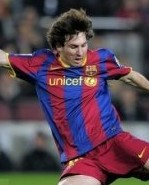
#> input picture 22_Geometric_Transformations/22_Messi.jpg, 149 x 185 px
$ python 22_c_Rotation.py
#> lines starting #> are read from the running program, lines starting #| are printed output that depends on the picture
import cv2
import numpy as np

# https://opencv-python-tutroals.readthedocs.io/en/latest/py_tutorials/py_imgproc/py_geometric_transformations/py_geometric_transformations.html

# Rotation

img = cv2.imread('22_Messi.jpg',0)
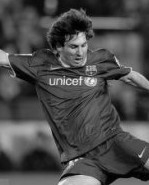
#> img: shape (185, 149); min 0, max 245, mean 75.1
rows, cols = img.shape
#> rows = 185; cols = 149

M = cv2.getRotationMatrix2D((cols/2,rows/2),45,1)
dst = cv2.warpAffine(img,M,(cols,rows))
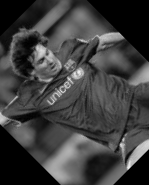
#> dst: shape (185, 149); min 0, max 237, mean 62.8

cv2.imshow('img', dst)

cv2.waitKey(0)
cv2.destroyAllWindows()

$ run again, with 22_Geometric_Transformations/22_sudokusmall.png saved as 22_Geometric_Transformations/22_Messi.jpg
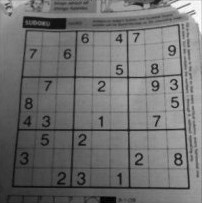
#> input picture 22_Geometric_Transformations/22_sudokusmall.png, 202 x 203 px
#> img is the input picture: shape (203, 202); min 0, max 255, mean 112.3
#> `dst = cv2.warpAffine(img,M,(cols,rows))`:
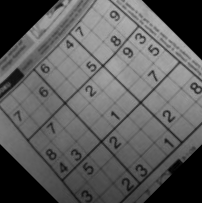
#> dst: shape (203, 202); min 0, max 179, mean 92.1
